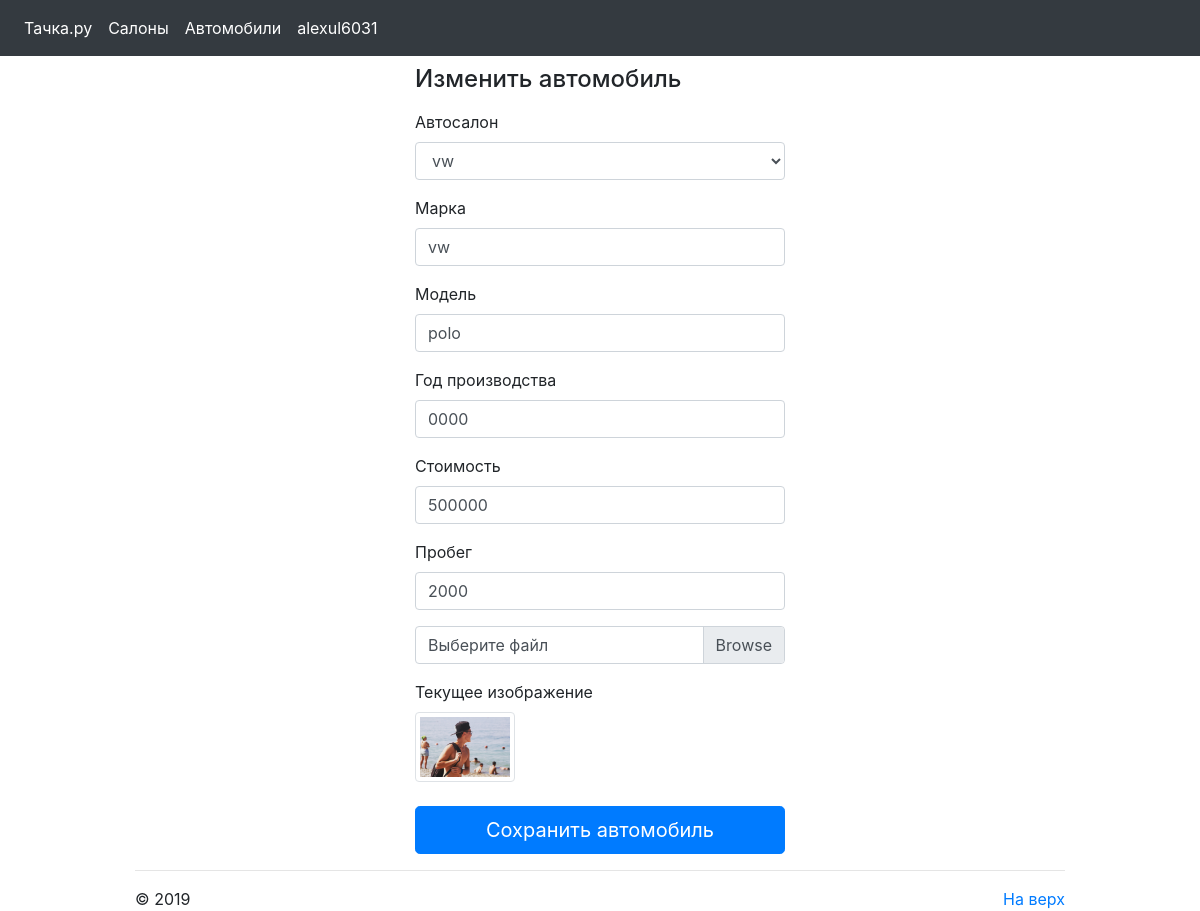
The page /car_edit.php?mark=vw&id_car=80&user (signed in) on the database its author committed.
### tables this page shows
CREATE TABLE `car` (
  `id_car` int(11) UNSIGNED NOT NULL,
  `mark` varchar(32) NOT NULL,
  `model` varchar(32) NOT NULL,
  `production_year` year(4) NOT NULL,
  `cost` bigint(32) NOT NULL,
  `mileage` int(11) NOT NULL,
  `file_path` varchar(255) NOT NULL
);

### php/func.php (called while the page is built, shortened)
<?php
function table_for_all ($db_name)
{
    $data = array();
    $connect = connect ();
    foreach ($connect->query("SELECT * FROM $db_name") as $row)
        $data[$row["id_$db_name"]] = $row;
    return $data;
}
function row($db_name, $id)
{
    $connect = connect();
    $query = "SELECT * FROM $db_name WHERE id_$db_name=$id";
    $stmt = $connect->prepare($query);
    $stmt->execute();
    $edit = $stmt->fetch(PDO::FETCH_ASSOC);
    return $edit;
}

### php/car_edit_head.php (called while the page is built, shortened)
<?php
require 'php/func.php';
$table = table_for_all("salon");
$row = row("car", htmlspecialchars($_GET["id_car"]));

### car_edit.php (the view, shortened to what this page needs)
<?php require 'php/car_edit_head.php';?>
<!DOCTYPE html>
<html lang="en">
<head>
    <link href="bootstrap/bootstrap.min.css" rel="stylesheet">
    <link href="css/css_main.css" rel="stylesheet">
    <link href="bootstrap/form-validation.css" rel="stylesheet">
</head>
<nav class="navbar navbar-expand-md navbar-dark fixed-top bg-dark">
    <div class="collapse navbar-collapse" id="navbarCollapse">
        <ul class="navbar-nav mr-auto">
            <li class="nav-item active">
                <a class="nav-link" href="index.php">Тачка.ру <span class="sr-only">(current)</span></a>
            </li>
            <li class="nav-item active">
                <a class="nav-link" href="index_salon.php">Салоны<span class="sr-only">(current)</span></a>
            </li>
            <li class="nav-item active">
                <a class="nav-link" href="index_car.php">Автомобили<span class="sr-only">(current)</span></a>
            </li>
            <?php if (isset($_SESSION["login"])) { ?>
                <li class="nav-item active">
                    <a class="nav-link" href="user.php"><?php echo $_SESSION['login']; ?><span class="sr-only">(current)</span></a>
                </li>
            <?php } ?>
        </ul>
    </div>
</nav>
<main role="main">
    <div class="container-fluid">
        <div class="row">
            <div class="col-md-4 offset-md-4">
                <h4 class="mb-3">Изменить автомобиль</h4>
                <form class="needs-validation" novalidate  enctype="multipart/form-data" method = "POST">
                    <div class="mb-3">
                        <label for="exampleFormControlSelect1">Автосалон</label>
                        <select name="id_salon" class="form-control" id="exampleFormControlSelect1" autofocus>
                            <?php foreach ($table as $salon) {?>
                                <option <?php if((isset($_GET["id_salon"])) and ($_GET["id_salon"] == $salon["id_salon"])
                                    or ((isset($_GET["mark"]) and ($_GET["mark"] == $salon["mark"])))) echo "selected" ?>
                                value="<?php  echo $salon["id_salon"] ?>"><?php echo $salon["mark"] ?></option>
                            <?php } ?>
                        </select>
                    </div>
                    <div class="mb-3">
                        <label for="mark">Марка</label>
                        <input type="text" class="form-control" value="<?php echo $row["mark"]?>" name="mark" placeholder="Roadster" required maxlength = "32" pattern="\w*">
                    </div>
                    <div class="mb-3">
                        <label for="model">Модель</label>
                        <input type="text" class="form-control" value="<?php if(isset($row["model"])) echo $row["model"]?>" name="model" placeholder="Roadster" required maxlength = "32" pattern="\w*">
                    </div>
                    <div class="mb-3">
                        <label for="year">Год производства</label>
                        <input type="text" class="form-control" value="<?php echo $row["production_year"]?>" name="year" placeholder="2019" required maxlength = "4"  pattern="\d*">
                    </div>
                    <div class="mb-3">
                        <label for="number">Стоимость</label>
                        <input type="text" class="form-control" value="<?php echo $row["cost"]?>" name="cost" placeholder="10  000 000 ₽" required maxlength = "32" pattern="\d*">
                    </div>
                    <div class="mb-3">
                        <label for="mileage">Пробег</label>
                        <input type="text" class="form-control" value="<?php echo $row['mileage']?>" name="mileage" placeholder="0 км" required maxlength = "11" pattern="\d*">
                    </div>
                    <div class="mb-3 custom-file">
                        <label class="custom-file-label" for="customFile">Выберите файл</label>
                    </div>
                    <?php if($row['file_path'] != "0") { ?>
                        <picture>
                            <label for="image">Текущее изображение</label><br>
                            <source  type="image/svg+xml">
                            <img src="<?php echo $row['file_path']?>" class="img-fluid img-thumbnail" width="100"  alt="..."><br><br>
                        </picture>
                    <?php } ?>
                    <input class="btn btn-primary btn-lg btn-block" name="check" value="Сохранить автомобиль" type="submit">
                </form>
            </div>
        </div>
    </div>
    <footer class="container">
        <hr class="featurette-divider">
        <p class="float-right">
            <a href="#">На верх</a></p>
        <p>© 2019
    </footer>
</main>
</body>
</html>

### css/css_main.css (style rules this page uses)
main { position: relative; top: 65px; }

### rows shown on the page
car: mark "vw", model "polo", year "0000", cost "500000", mileage "2000", file_path (picture)

### other values the page prints
$_SESSION['login'] "alexul6031"
form field id_salon "vw"
